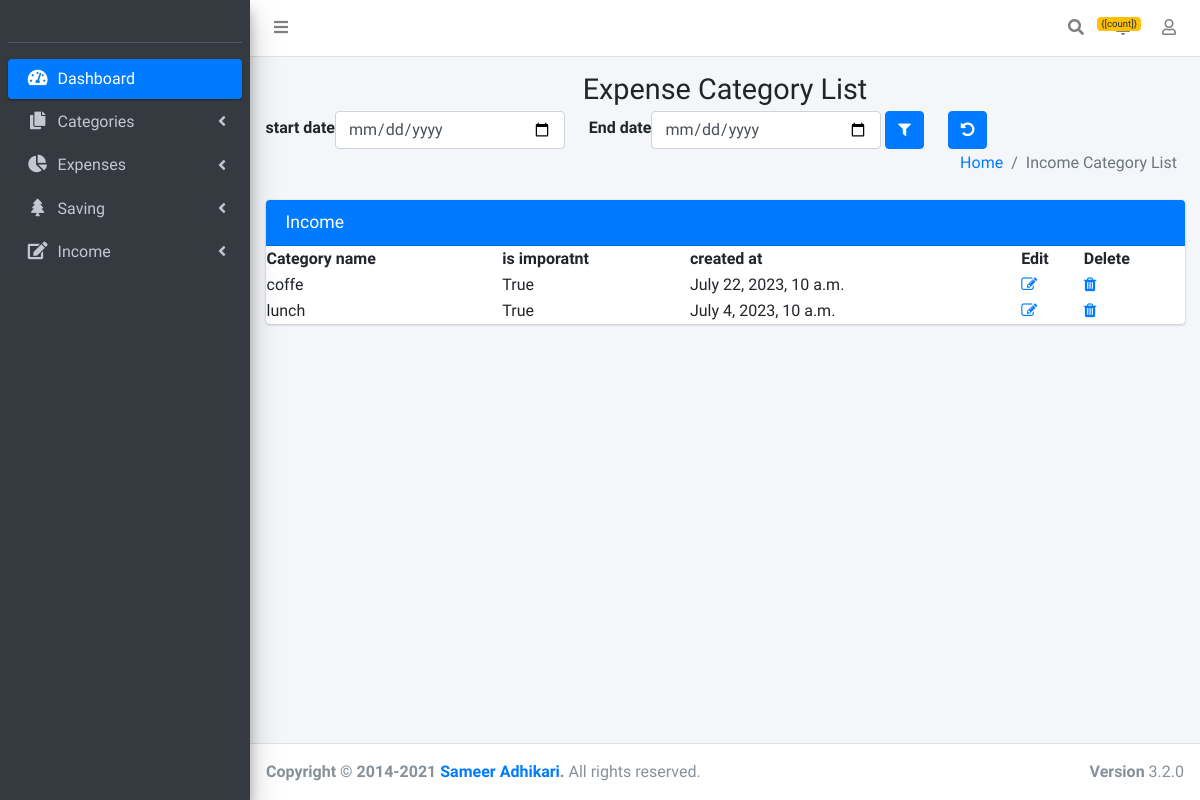
Page /list_expense_category (signed in) on the committed database.
### expenses/models.py (models this page shows, shortened)
class ExpenseCategory(models.Model):
    category_name=models.CharField(max_length=100)
    is_important=models.BooleanField(default=True)
    created_at=models.DateTimeField()
    created_user=models.ForeignKey(CustomUser,on_delete=models.CASCADE,null=True,blank=True)

### expenses/views.py (the view, shortened to what this page needs)
# urls.py: path('list_expense_category',list_expense_category,name='list_expense_category'),
def  list_expense_category(request):
    logged_user=request.user
    data_list=ExpenseCategory.objects.all().filter(created_user__username=logged_user)
    return render(request,'expenses/list_expenses_category.html',{'data':data_list})

### template/expenses/list_expenses_category.html (shortened to what this page needs)
{% extends 'base.html' %}
{% load crispy_forms_tags %}
{% block content %}
  <div class="content-wrapper">
    <section class="content-header">
      <div class="container-fluid">
        <div class="row mb-2">
          <div class="col-sm-12">
            <h1 class="text-center mb-1">Expense Category List</h1>
            <form method="POST" action="{% url 'expenses:list_expense_category' %}" enctype="multipart/form-data">
              <div class="d-flex flex-row ">
              <label style="display: flex;flex-direction: column;margin-top: 5px;">start date</label>
              <input type="date" name="start_date" class="form-control col-3">
              <label style="display: flex;flex-direction: column; margin-top: 5px;" class="ml-4">End date</label>
              <input type="date" name="end_date" class="form-control col-3 ">
              <button type="submit" class="btn btn-primary ml-1"><i class="fa fa-filter"></i></button>
            </form>
             <form method="POST" action="{% url 'expenses:list_expense_category' %}">
              <button type="submit" class="btn btn-primary ml-4"><i class="fa fa-undo"></i></button>
              </form>
          </div>
          <div class="col-sm-12">
            <ol class="breadcrumb float-sm-right">
              <li class="breadcrumb-item"><a href="#">Home</a></li>
              <li class="breadcrumb-item active">Income Category List</li>
            </ol>
          </div>
        </div>
      </div>
    </section>
    <section class="content">
      <div class="container-fluid">
        <div class="row">
          <div class="col-md-12">
            <div class="card card-primary">
              <div class="card-header">
                <h3 class="card-title">Income
              </div>
    <table id='table_id' class="display">
        <thead>
            <tr>
                <th>Category name</th>
                <th>is imporatnt</th>
                <th>created at</th>
                <th>Edit</th>
                <th>Delete</th>
            </tr>
        </thead>
        <tbody>
                {% for lists in data %}
                 <tr>
                <td>{{lists.category_name}}</td>
                <td>{{lists.is_important}}</td>
                <td>{{lists.created_at}}</td>
                <td><a href="{% url 'expenses:edit_expense_category' pk=lists.id %}"><i class="fa fa-pencil-square-o" aria-hidden="true"></i></a></td>
                <td><a href="{% url 'expenses:delete_expense_category' lists.id %}"><i class="fa fa-trash" aria-hidden="true"></i></a>
                </td>
                </tr>
                  {% endfor %}
        </tbody>
    </table>  </div>
          </div>
        </div>
      </div>
    </section>
  </div>
  {% endblock %}

### rows in the picture
ExpenseCategory: category_name "coffe", is_important "True", created_at "July 22, 2023, 10 a.m."
ExpenseCategory: category_name "lunch", is_important "True", created_at "July 4, 2023, 10 a.m."
